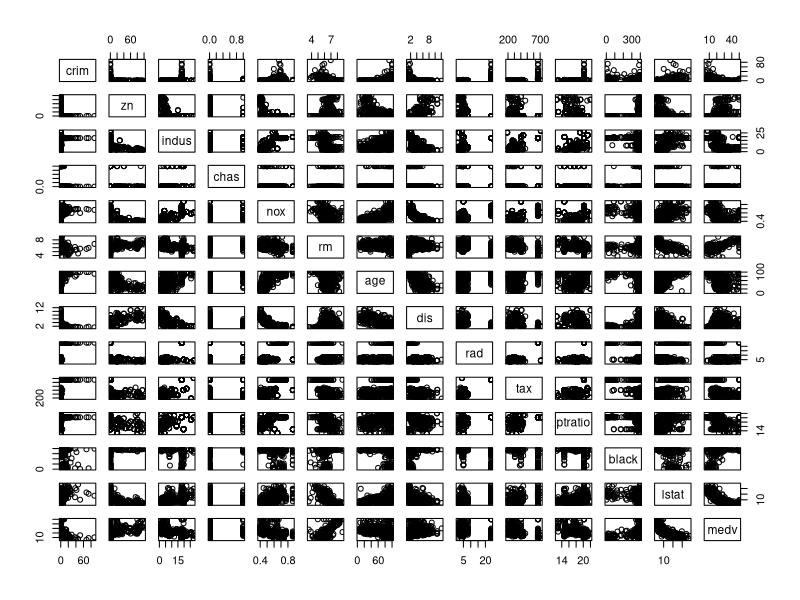
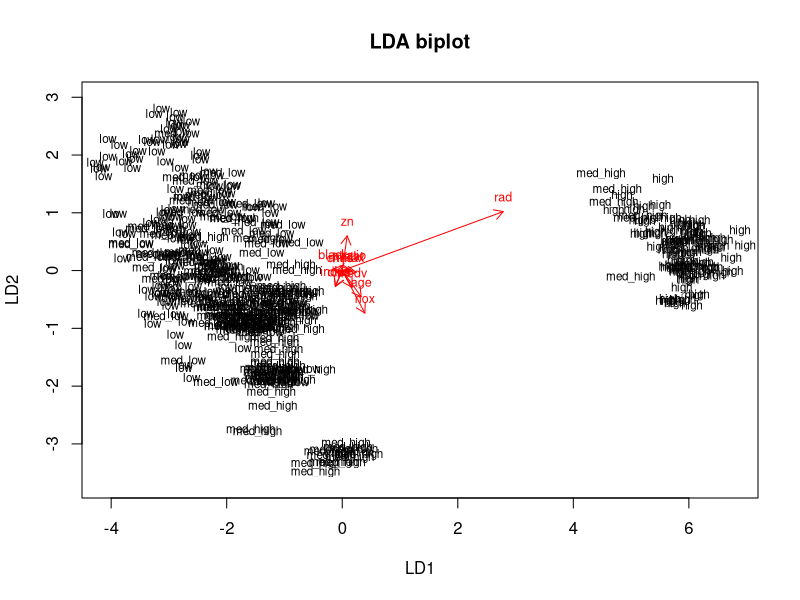
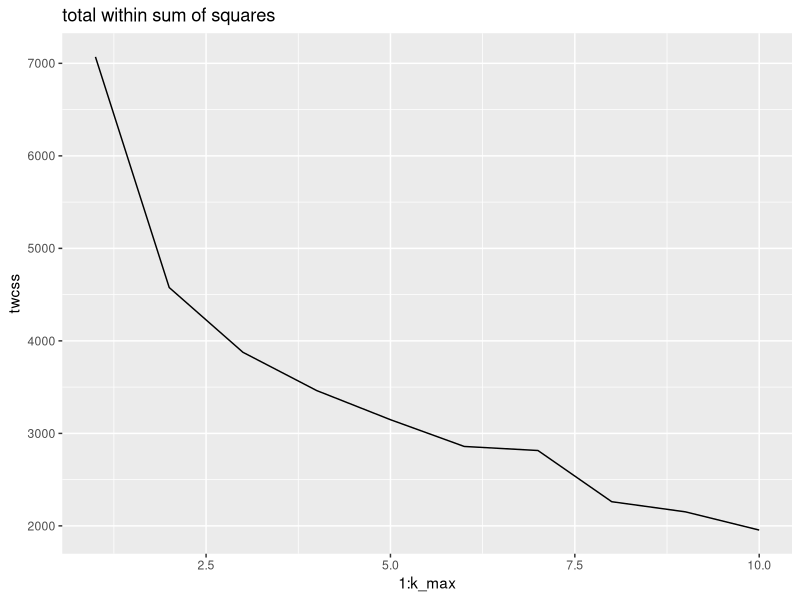
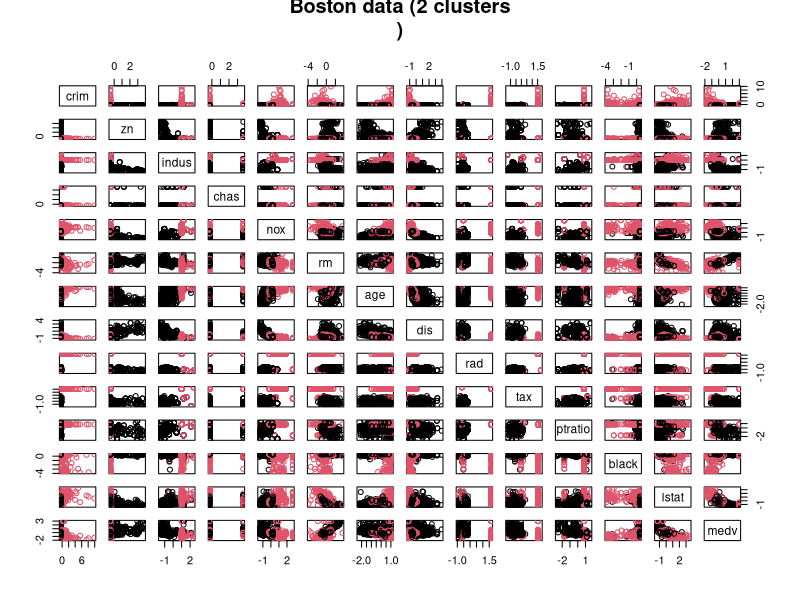
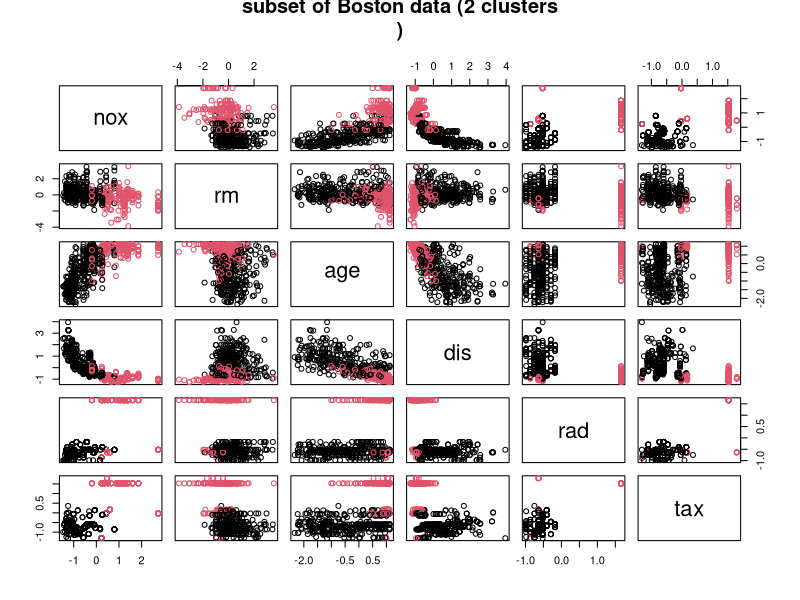

The R script that drew these images, in order:
## ---- chunk 1
# access the MASS package
library(MASS)
library(ggplot2)
library(GGally)
# load the data
data("Boston")

# explore dataset
str(Boston)
summary(Boston)

pairs(Boston)
## ---- chunk 2
# scale the data by substracting column means from the values and by dividing with the standard deviation

boston_scaled_orig <- scale(Boston)
summary(boston_scaled_orig)
## ---- chunk 3
# summary of the scaled crime rate
boston_scaled <- data.frame(boston_scaled_orig)
summary(boston_scaled$crim)

# create a quantile vector of crim and print it
bins <- quantile(boston_scaled$crim)

# create a categorical variable 'crime'
labels = c("low", "med_low", "med_high", "high")
crime <- cut(boston_scaled$crim, breaks = bins, include.lowest = TRUE, label=labels)

# look at the table of the new factor crime
table(crime)

# remove original crim from the dataset
boston_scaled <- dplyr::select(boston_scaled, -crim)

# add the new categorical value to scaled data
boston_scaled <- data.frame(boston_scaled, crime)

## ---- chunk 4

# number of rows in the Boston dataset 
n <- nrow(boston_scaled)

# choose randomly 80% of the rows
ind <- sample(n,  size = n * 0.8)

# create train set (80% od the data)
train <- boston_scaled[ind,]

# create test set (20% of the data)
test <- boston_scaled[-ind,]

# save the correct classes from test data
correct_classes <- test$crime

# remove the crime variable from test data
test <- dplyr::select(test, -crime)

## ---- chunk 5

# linear discriminant analysis
lda.fit <- lda(crime~ ., data = train)

# print the lda.fit object
lda.fit

# the function for lda biplot arrows
lda.arrows <- function(x, myscale = 1, arrow_heads = 0.1, color = "red", tex = 0.75, choices = c(1,2)){
  heads <- coef(x)
  arrows(x0 = 0, y0 = 0, 
         x1 = myscale * heads[,choices[1]], 
         y1 = myscale * heads[,choices[2]], col=color, length = arrow_heads)
  text(myscale * heads[,choices], labels = row.names(heads), 
       cex = tex, col=color, pos=3)
}

# target classes as numeric
classes <- as.numeric(train$crime)

# plot the lda results
plot(lda.fit, dimen = 2, main='LDA biplot')
lda.arrows(lda.fit, myscale = 1)
## ---- chunk 6
# predict classes with test data
lda.pred <- predict(lda.fit, newdata = test)

# cross tabulate the actual and predicted classes
table(correct = correct_classes, predicted = lda.pred$class)
## ---- chunk 7
# calculate the euclidean distances from the original scaled Boston dataset
dist_eu <- dist(boston_scaled_orig)

# k-means clustering with 3 centers
km <-kmeans(boston_scaled_orig, centers = 4)

#set seed to ensure that the results are reproducable (randon number generating starts from the seed)
set.seed(123)

# determine the number of clusters
k_max <- 10

# calculate the total within sum of squares
twcss <- sapply(1:k_max, function(k){kmeans(boston_scaled_orig, k)$tot.withinss})

# visualize the results.
qplot(x = 1:k_max, y = twcss, geom = 'line', main='total within sum of squares')

# k-means clustering
km <-kmeans(boston_scaled_orig, centers = 2)

# plot the Boston dataset with clusters
pairs(boston_scaled_orig, col = km$cluster, main= 'Boston data (2 clusters
)')
pairs(boston_scaled_orig[,5:10], col = km$cluster, main= 'subset of Boston data (2 clusters
)')

